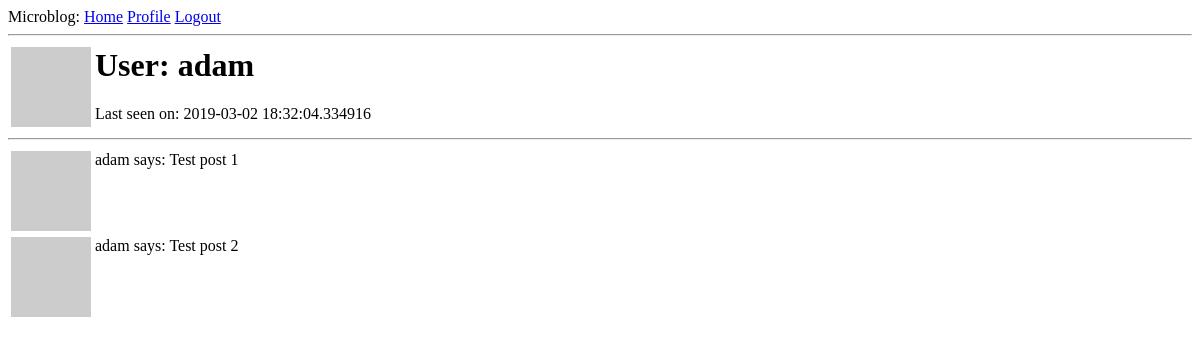
/user/adam (signed in), run on an earlier commit of the app's database.
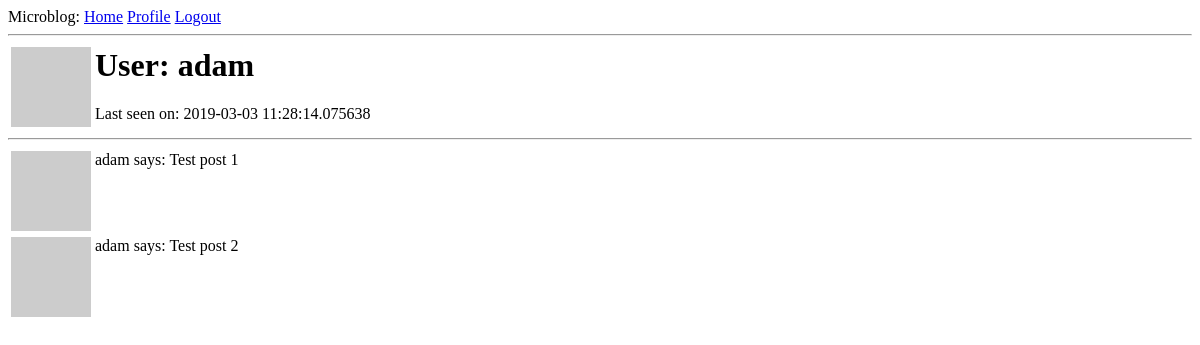
And on a later commit of the database.
### app/models.py (models this page shows, shortened)
class User(db.Model, UserMixin):
    id = db.Column(db.Integer, primary_key=True)
    username = db.Column(db.String(64), index=True, unique=True)
    email = db.Column(db.String(120), index=True, unique=True)
    password_hash = db.Column(db.String(128))
    posts = db.relationship('Post', backref='author', lazy='dynamic')
    about_me = db.Column(db.String(140))
    last_seen = db.Column(db.DateTime, default=datetime.utcnow)
    def avatar(self, size):
        digest = md5(self.email.lower().encode('utf-8')).hexdigest()
        return 'https://www.gravatar.com/avatar/{}?d=identicon&s={}'.format(digest, size)

### app/routes.py (the view)
@app.route('/user/<username>')  # Dynamic component
@login_required
def user(username):
    user = User.query.filter_by(username=username).first_or_404() # returns a db object
    posts = [
        {'author': user, 'body': "Test post 1"},
        {'author': user, 'body': "Test post 2"}
    ]
    return render_template('user.html', title='User', posts=posts, user=user)

### app/models.py (called while the page is built)
@login.user_loader # callback for current_user
def load_user(id):
    return User.query.get(int(id))  # puts the user in db session, gets it by primary key

### app/routes.py (called while the page is built)
@app.before_request
def before_request():
    if current_user.is_authenticated:
        current_user.last_seen = datetime.utcnow()
        db.session.commit()

### app/Templates/user.html (shortened to what this page needs)
{% extends 'base.html' %}
{% block content %}
    <table>
        <tr valign="top">
            <td><img src="{{ user.avatar(100) }}"></td>
            <td>
                <h1>User: {{ user.username }}</h1>
                {% if user.last_seen %}
                    <p>Last seen on: {{ user.last_seen }}</p>
                {% endif %}
            </td>
        </tr>
    </table>
    <hr>
    {% for post in posts %}
        {% include '_post.html' %}
    {% endfor %}
{% endblock %}

### app/Templates/base.html (shortened to what this page needs)
<html>
    <head>
    </head>
    <body>
        <div>
            Microblog:
            <a href="{{ url_for('index') }}">Home</a>
            {% if not current_user.is_authenticated %}
                <a href="{{ url_for('login') }}">Login</a>
            {% else %}
                <a href="{{ url_for('user', username=current_user.username) }}">Profile</a>
                <a href="{{ url_for('logout') }}">Logout</a>
            {% endif %}
        </div>
        <hr>
        {% block content %}{% endblock %}
    </body>
</html>

### app/Templates/_post.html
<table>
    <tr valign="top">
        <td><img src="{{ post.author.avatar(36) }}"></td>
        <td>{{ post.author.username }} says: {{ post.body }}</td>
    </tr>
</table>

What changed in the data, as far as the page shows it:
changed User "adam": last_seen "2019-03-02 18:32:04.334916" → "2019-03-03 11:28:14.075638"
